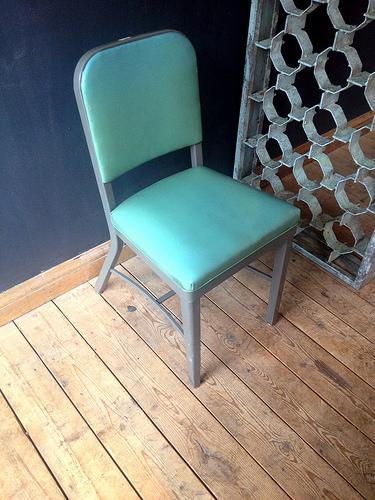
#> input picture notebooks/train/chair/img1038.jpg, 375 x 500 px; its folder holds only this picture in this run
$ python -i crop_seeing_3d_chairs_data.py   (imports and definitions only)   (older library calls are emulated)
#> lines starting #> are read from the running program, lines starting #| are printed output that depends on the picture
"""
This script crops the images from the Seeing 3D Chairs dataset to remove the surplus white
background, and make the chairs fill more of the image. This can affect autoencoder
performance.

The output files are flattened to a single directory, with the filenames prefixed
with their unique image directory names (because the filenames are not unique across
different chair images).

Run from the project root directory.
The images should be in
raw_data/source/seeing_3d_chairs_rendered_chairs/
and should be in the structure produced by the tar file from
https://www.di.ens.fr/willow/research/seeing3Dchairs/
e.g. raw_data/source/seeing_3d_chairs_rendered_chairs/1a2b8749a1756a09932a5c2746cd09a4/renders/image_000_p020_t000_r096.png

This script is parallelised with Python 3 stdlib, because processing the images takes
several hours, but has only been tested on Mac OS.
"""

import os
import glob
from multiprocessing import Pool, cpu_count
from PIL import Image, ImageOps
import numpy as np


def process_image(file_path, output_dir, padding=10):
    # get the image name, it's the second to last directory, above "renders"
#> called with file_path = '../notebooks/train/chair/img1038.jpg', output_dir = 'out.png', padding = 10
    image_name = file_path.split("/")[-3]
    output_path = os.path.join(
        output_dir, f"{image_name}-{os.path.basename(file_path)}"
    )
    print("processing ", file_path, "output_path", output_path)

    # Open the image
    img = Image.open(file_path).convert("RGB")
#> img is the input picture: PIL image 375x500 RGB; mean R, G, B 123.9, 125.8, 118.9

    # Get the bounding box
    # The bounding box is returned as a 4-tuple defining the
    # left, upper, right, and lower pixel coordinate

    # This is the original method, but it doesn't work with a white background
    # bbox = img.getbbox()

    # work from the outside edges in to find the first content pixels
    # the background is white, assume 255,255,255

    # Convert the image to a numpy array
    img_array = np.array(img)

    # Get the image size
    height, width, _ = img_array.shape
#> height = 500; width = 375

    # Find the non-white pixels
    non_white_pixels = np.where(np.any(img_array != [255, 255, 255], axis=-1))
#> non_white_pixels = 187500 positions, rows 0 to 499, columns 0 to 374

    # Get the bounding box coordinates
    left = np.min(non_white_pixels[1])
#> left = 0
    upper = np.min(non_white_pixels[0])
#> upper = 0
    right = np.max(non_white_pixels[1])
#> right = 374
    lower = np.max(non_white_pixels[0])
#> lower = 499

    # Add padding to the bounding box
    # but make sure the values don't go below 0 or above the image size
    bbox = (
        max(0, left - padding),
        max(0, upper - padding),
        min(width, right + padding),
        min(height, lower + padding),
    )
#> bbox = (0, 0, 375, 500)

    # Crop the image
    cropped_img = img.crop(bbox)

    # Resize the image, preserving aspect ratio.
    # Scale down to 256x256, do not scale up.
    cropped_img.thumbnail((256, 256), Image.ANTIALIAS)
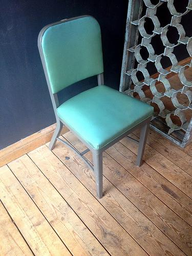
#> cropped_img: PIL image 192x256 RGB; mean R, G, B 123.9, 125.8, 118.9

    # Pad to 256x256 with new white pixels
    # Calculate padding
    width, height = cropped_img.size
#> width = 192; height = 256
    padding_width = (256 - width) // 2
#> padding_width = 32
    padding_height = (256 - height) // 2
#> padding_height = 0
    # Add white padding
    padded_img = ImageOps.expand(
        cropped_img,
        (padding_width, padding_height, padding_width, padding_height),
        fill=(255, 255, 255),
    )
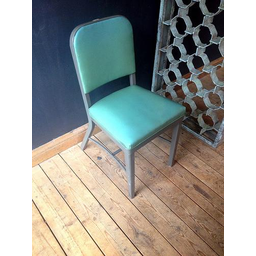
#> padded_img: PIL image 256x256 RGB; mean R, G, B 156.7, 158.1, 152.9

    # Save the cropped image
    padded_img.save(output_path)


def process_images(file_paths, output_dir):
    """
    Process the chunk of file-paths in parallel."""
    with Pool() as p:
        p.starmap(process_image, [(file_path, output_dir) for file_path in file_paths])


# [18 lines not run here, left out]

>>> result = process_image('../notebooks/train/chair/img1038.jpg', 'out.png')

$ run again, on notebooks/train/chair/img1070.jpg
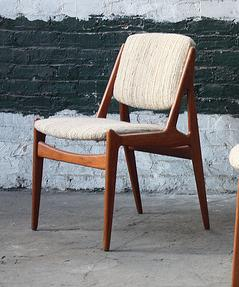
#> input picture notebooks/train/chair/img1070.jpg, 239 x 287 px
#> in process_image, img is the input picture: PIL image 239x287 RGB; mean R, G, B 124.3, 124.4, 125.2
#> non_white_pixels = 68593 positions, rows 0 to 286, columns 0 to 238
#> left = 0
#> right = 238
#> lower = 286
#> bbox = (0, 0, 239, 287)
#> in process_image, `cropped_img.thumbnail((256, 256), Image.ANTIALIAS)`:
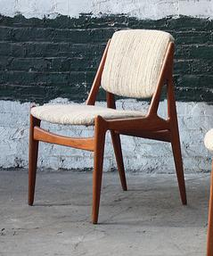
#> cropped_img: PIL image 213x256 RGB; mean R, G, B 124.3, 124.4, 125.2
#> in process_image, `padded_img = ImageOps.expand( cropped_img, (padding_width, padding_hei..`:
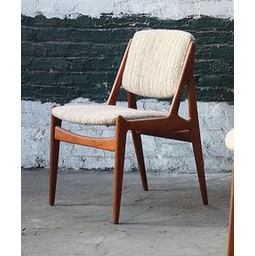
#> padded_img: PIL image 255x256 RGB; mean R, G, B 145.9, 145.9, 146.6
